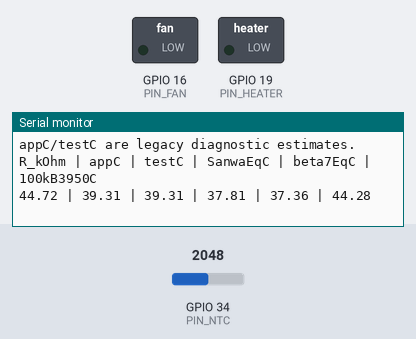
Recording of a sketch running on a simulated ESP32. Parts: switched loads named in the sketch (green lamp = pin HIGH), the last lines printed to the serial monitor. Inputs (shaded band) come from the test bench; at power-on: GPIO 34 (PIN_NTC) = 2048 (analog values on the 0–4095 scale).

Above: at 1.9 s.
2.0 s: GPIO 34 (PIN_NTC) set to 2375
At 2.8 s:
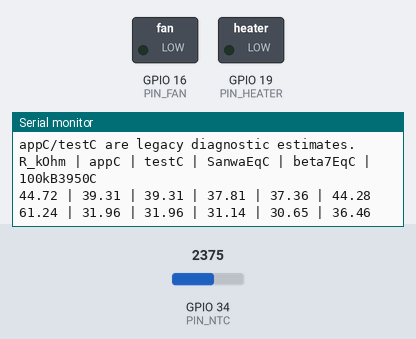
3.5 s: GPIO 34 (PIN_NTC) set to 2458
At 4.5 s:
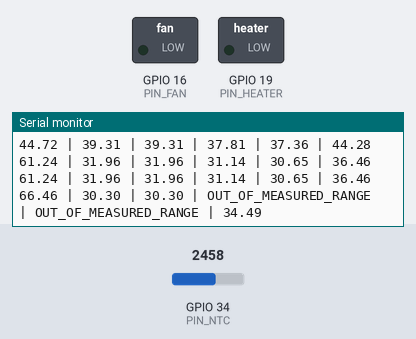

Measured:
- the behaviour switches between 2429 and 2430 on GPIO 34 (PIN_NTC) (found by bisection; images 1 and 2)
- after the input at 2.0 s, the serial monitor: prints a new line at once (image 1)
- after the input at 3.5 s, the serial monitor: prints a new line after 0.50 s (image 2)

The sketch:

ntc_reference_viewer.ino
```cpp
// Filament Dryer Monitor - passive NTC diagnostic only.
// DO NOT USE FOR HEATER CONTROL OR SAFETY THRESHOLDS.
// It cannot energize the heater: GPIO19 is continuously forced LOW.
// The recorded Sanwa temperature is a nearby-probe equivalent,
// NOT necessarily the thermistor bead's physical temperature.
//
// Seven reference points were taken with BOTH enclosure covers open
// and the fan OFF. This standalone sketch retains that limitation.
// See docs/NTC_CALIBRATION_ANALYSIS.md for details.

#include <Arduino.h>
#include <math.h>

constexpr uint8_t PIN_HEATER = 19;
constexpr uint8_t PIN_FAN = 16;
constexpr uint8_t PIN_NTC = 34;

constexpr float ADC_SLOPE = 0.984369f;
constexpr float ADC_OFFSET_MV = -2.322f;
constexpr float SUPPLY_MV = 3311.0f;
constexpr float PULLUP_OHM = 46572.0f;
constexpr uint32_t PERIOD_MS = 1000;

constexpr size_t N_POINTS = 7;
constexpr float SANWA_T_C[N_POINTS] = {
  30.0f, 39.0f, 47.0f, 56.0f, 64.0f, 74.0f, 85.0f
};
constexpr float OBSERVED_NTC_OHM[N_POINTS] = {
  64620.0f, 42270.0f, 28720.0f, 19680.0f,
  13730.0f, 9810.0f, 7120.0f
};

// Original reference table in firmware/NtcSensor.h.
constexpr float LEGACY_T_C[7] = {
  25.0f, 28.0f, 30.0f, 35.0f, 40.0f, 44.0f, 50.0f
};
constexpr float LEGACY_R_OHM[7] = {
  82500.0f, 75500.0f, 67400.0f, 51700.0f,
  43600.0f, 35930.0f, 28800.0f
};

float betaToTempC(float r, float r25, float beta) {
  if (!isfinite(r) || r <= 0.0f) return NAN;
  const float invTempK =
      (1.0f / 298.15f) + logf(r / r25) / beta;
  if (!isfinite(invTempK) || invTempK <= 0.0f) return NAN;
  return 1.0f / invTempK - 273.15f;
}

// Exact currently integrated application conversion:
// 25..50 C empirical table plus R25=82.5k/B4100 outside.
float currentAppEstimateC(float r) {
  for (size_t i = 0; i + 1 < 7; ++i) {
    if (r <= LEGACY_R_OHM[i] &&
        r >= LEGACY_R_OHM[i + 1]) {
      const float f = (LEGACY_R_OHM[i] - r) /
                      (LEGACY_R_OHM[i] - LEGACY_R_OHM[i + 1]);
      return LEGACY_T_C[i] +
          f * (LEGACY_T_C[i + 1] - LEGACY_T_C[i]);
    }
  }
  return betaToTempC(r, 82500.0f, 4100.0f);
}

// Continuous B4100 high-temperature extrapolation used in the
// manually flashed heating test sketches, anchored at 50 C/28.8k.
// NOT the same as the integrated app's outside-table extrapolation.
float oldHeatingTestEstimateC(float r) {
  if (r >= 28800.0f) return currentAppEstimateC(r);
  const float inverseK = 1.0f / 323.15f +
      logf(r / 28800.0f) / 4100.0f;
  if (!isfinite(inverseK) || inverseK <= 0.0f) return NAN;
  return 1.0f / inverseK - 273.15f;
}

// Bench Sanwa-equivalent lookup: linear T versus ln(R).
// At the seven observed points it exactly returns the Sanwa readings.
// No extrapolation. It must NOT be used as a true-NTC temperature
// measurement, a heater setpoint conversion, or a safety input.
bool sanwaEquivalentC(float r, float &tempC) {
  tempC = NAN;
  if (!isfinite(r) ||
      r > OBSERVED_NTC_OHM[0] ||
      r < OBSERVED_NTC_OHM[N_POINTS - 1]) return false;

  for (size_t i = 0; i + 1 < N_POINTS; ++i) {
    const float hi = OBSERVED_NTC_OHM[i];
    const float lo = OBSERVED_NTC_OHM[i + 1];
    if (r <= hi && r >= lo) {
      const float f = logf(hi / r) / logf(hi / lo);
      tempC = SANWA_T_C[i] +
          f * (SANWA_T_C[i + 1] - SANWA_T_C[i]);
      return isfinite(tempC);
    }
  }
  return false;
}

float readResistanceOhms() {
  uint32_t sumMv = 0;
  for (uint8_t i = 0; i < 16; ++i) {
    sumMv += analogReadMilliVolts(PIN_NTC);
  }
  const float correctedMv = ADC_SLOPE *
      (static_cast<float>(sumMv) / 16.0f) + ADC_OFFSET_MV;
  if (!isfinite(correctedMv) ||
      correctedMv <= 150.0f ||
      correctedMv >= 3000.0f ||
      correctedMv >= SUPPLY_MV) return NAN;

  const float ohms =
      PULLUP_OHM * correctedMv / (SUPPLY_MV - correctedMv);
  return (isfinite(ohms) && ohms > 0.0f) ? ohms : NAN;
}

void setup() {
  digitalWrite(PIN_HEATER, LOW);
  pinMode(PIN_HEATER, OUTPUT);
  digitalWrite(PIN_HEATER, LOW);
  digitalWrite(PIN_FAN, LOW);
  pinMode(PIN_FAN, OUTPUT);
  digitalWrite(PIN_FAN, LOW);

  Serial.begin(115200);
  delay(700);
  analogReadResolution(12);
  analogSetPinAttenuation(PIN_NTC, ADC_11db);

  Serial.println();
  Serial.println("NTC PASSIVE REFERENCE VIEWER - NO HEATING");
  Serial.println("Both covers OPEN, fan OFF: bench-only data.");
  Serial.println("Sanwa-equivalent valid ONLY for 7.12..64.62 kOhm.");
  Serial.println("100k/B3950 is an unverified thermistor hypothesis.");
  Serial.println("appC/testC are legacy diagnostic estimates.");
  Serial.println("R_kOhm | appC | testC | SanwaEqC | beta7EqC | 100kB3950C");
}

void loop() {
  // Defensive guarantee: no heater PWM or enable path in this sketch.
  digitalWrite(PIN_HEATER, LOW);
  digitalWrite(PIN_FAN, LOW);

  static uint32_t lastSampleMs = 0;
  const uint32_t now = millis();
  if (now - lastSampleMs < PERIOD_MS) return;
  lastSampleMs = now;

  const float r = readResistanceOhms();
  if (!isfinite(r)) {
    Serial.println("NTC ELECTRICAL FAULT / ADC OUT OF RANGE; HEATER OFF");
    return;
  }

  float sanwaC = NAN;
  const bool withinRange = sanwaEquivalentC(r, sanwaC);
  Serial.print(r / 1000.0f, 2);
  Serial.print(" | ");
  Serial.print(currentAppEstimateC(r), 2);
  Serial.print(" | ");
  Serial.print(oldHeatingTestEstimateC(r), 2);
  Serial.print(" | ");
  if (withinRange) {
    Serial.print(sanwaC, 2);
  } else {
    Serial.print("OUT_OF_MEASURED_RANGE");
  }
  Serial.print(" | ");
  if (withinRange) {
    Serial.print(betaToTempC(r, 80690.9343f, 4421.57114f), 2);
  } else {
    Serial.print("OUT_OF_MEASURED_RANGE");
  }
  Serial.print(" | ");
  Serial.println(betaToTempC(r, 100000.0f, 3950.0f), 2);
}
```
